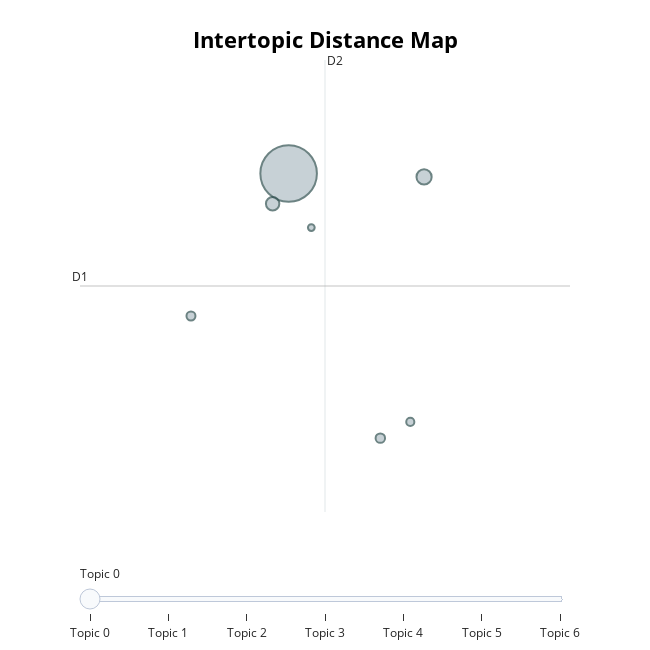

The cell this chart's notebook holds for it:
### Markdown cell above
This Model also provides the options for visually see the topics and find any overlaping topic which can be further broken down or combined as per our needs

### Code cell
print(topic_model.get_topics())
topic_model.visualize_topics()

### Figure 1 — Plotly figure (JSON) as saved in the notebook; plotly's stock layout.template omitted (floating-point values rounded to 4 significant figures)
{"data": [{"customdata": [[0, "harassment police hotel staff moral police | couple without harassment police hotel | would safe unmarried couple without harassment police hotel staff moral police | harassment police hotel staff moral | without harassment police hotel staff moral", 14536], [1, "forget password email address use create snapchat account log least change | password email address use create | address use create snapchat account log least change email | create snapchat account log least change email | address use create snapchat account log least change email address password", 1043], [2, "cripple galaxy cluster collide wave double slit experiment | cripple galaxy cluster collide wave | cripple galaxy cluster collide wave double | galaxy cluster collide wave double slit experiment | collide wave double slit experiment", 816], [3, "cold go desert get average temperature compare one | get average temperature compare one | cold go desert get average temperature compare | go desert get average temperature | go desert get average temperature compare one", 404], [4, "without license alabama compare penalty | drive without license alabama compare | penalty drive without license alabama | penalty drive without license alabama compare | penalty drive without license alabama compare penalty", 366], [5, "some battle compare contrast battle | significance battle some battle compare contrast | battle some battle compare contrast | significance battle some battle compare contrast battle | battle some battle compare contrast battle", 299], [6, "major effect cambodia earthquake effect compare | major effect cambodia earthquake effect | effect cambodia earthquake effect compare | earthquake effect compare sanriku earthquake | cambodia earthquake effect compare sanriku earthquake", 206]], "hovertemplate": "<b>Topic %{customdata[0]}</b><br>%{customdata[1]}<br>Size: %{customdata[2]}", "legendgroup": "", "marker": {"color": "#B0BEC5", "line": {"color": "DarkSlateGrey", "width": 2}, "size": [14536, 1043, 816, 404, 366, 299, 206], "sizemode": "area", "sizeref": 9.085, "symbol": "circle"}, "mode": "markers", "name": "", "orientation": "v", "showlegend": false, "type": "scatter", "x": [4.959, 5.762, 4.865, 5.502, 4.381, 5.68, 5.094], "xaxis": "x", "y": [20.37, 20.28, 19.55, 13.25, 16.53, 13.69, 18.91], "yaxis": "y"}], "layout": {"annotations": [{"showarrow": false, "text": "D1", "x": 3.724, "y": 17.34, "yshift": 10}, {"showarrow": false, "text": "D2", "x": 5.175, "xshift": 10, "y": 23.42}], "height": 650, "hoverlabel": {"bgcolor": "white", "font": {"family": "Rockwell", "size": 16}}, "legend": {"itemsizing": "constant", "tracegroupgap": 0}, "margin": {"t": 60}, "shapes": [{"line": {"color": "#CFD8DC", "width": 2}, "type": "line", "x0": 5.175, "x1": 5.175, "y0": 11.26, "y1": 23.42}, {"line": {"color": "#9E9E9E", "width": 2}, "type": "line", "x0": 3.724, "x1": 6.626, "y0": 17.34, "y1": 17.34}], "sliders": [{"active": 0, "pad": {"t": 50}, "steps": [{"args": [{"marker.color": [["red", "#B0BEC5", "#B0BEC5", "#B0BEC5", "#B0BEC5", "#B0BEC5", "#B0BEC5"]]}], "label": "Topic 0", "method": "update"}, {"args": [{"marker.color": [["#B0BEC5", "red", "#B0BEC5", "#B0BEC5", "#B0BEC5", "#B0BEC5", "#B0BEC5"]]}], "label": "Topic 1", "method": "update"}, {"args": [{"marker.color": [["#B0BEC5", "#B0BEC5", "red", "#B0BEC5", "#B0BEC5", "#B0BEC5", "#B0BEC5"]]}], "label": "Topic 2", "method": "update"}, {"args": [{"marker.color": [["#B0BEC5", "#B0BEC5", "#B0BEC5", "red", "#B0BEC5", "#B0BEC5", "#B0BEC5"]]}], "label": "Topic 3", "method": "update"}, {"args": [{"marker.color": [["#B0BEC5", "#B0BEC5", "#B0BEC5", "#B0BEC5", "red", "#B0BEC5", "#B0BEC5"]]}], "label": "Topic 4", "method": "update"}, {"args": [{"marker.color": [["#B0BEC5", "#B0BEC5", "#B0BEC5", "#B0BEC5", "#B0BEC5", "red", "#B0BEC5"]]}], "label": "Topic 5", "method": "update"}, {"args": [{"marker.color": [["#B0BEC5", "#B0BEC5", "#B0BEC5", "#B0BEC5", "#B0BEC5", "#B0BEC5", "red"]]}], "label": "Topic 6", "method": "update"}]}], "title": {"font": {"color": "Black", "size": 22}, "text": "<b>Intertopic Distance Map</b>", "x": 0.5, "xanchor": "center", "y": 0.95, "yanchor": "top"}, "width": 650, "xaxis": {"anchor": "y", "domain": [0, 1], "range": [3.724, 6.626], "title": {"text": ""}, "visible": false}, "yaxis": {"anchor": "x", "domain": [0, 1], "range": [11.26, 23.42], "title": {"text": ""}, "visible": false}}}
